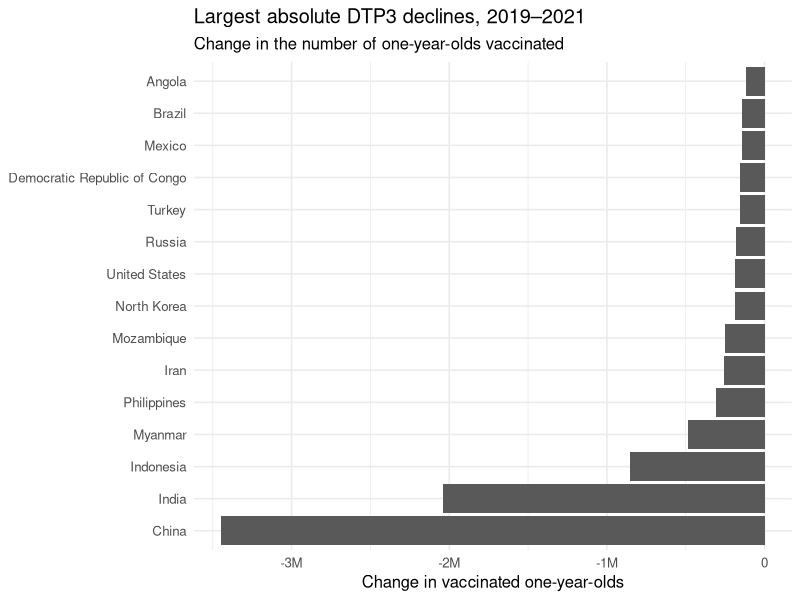
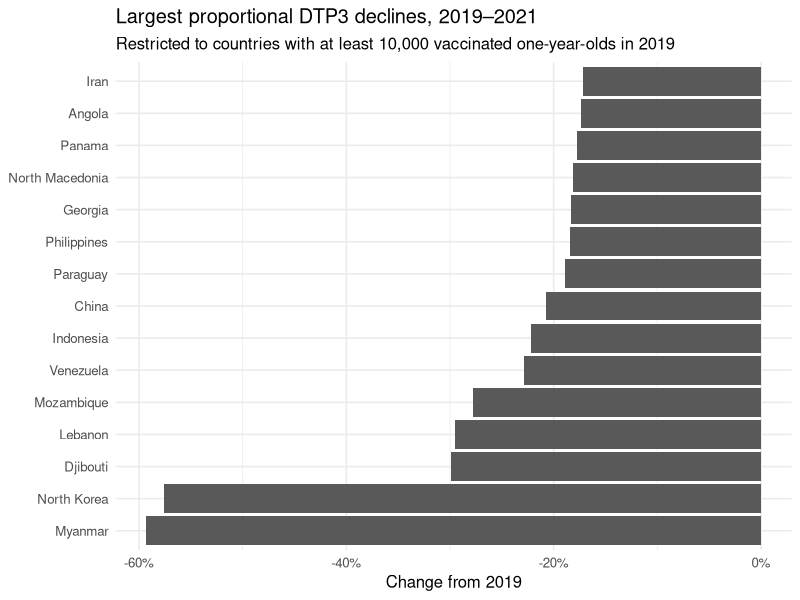
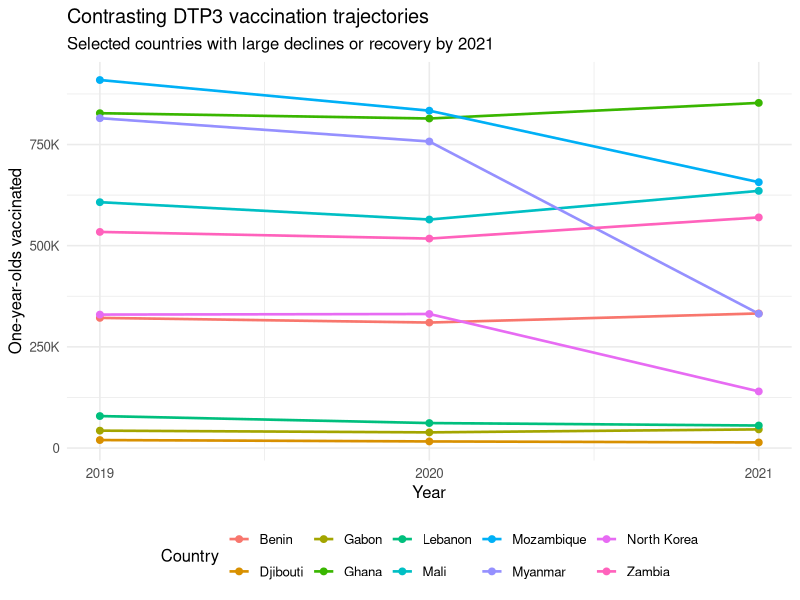
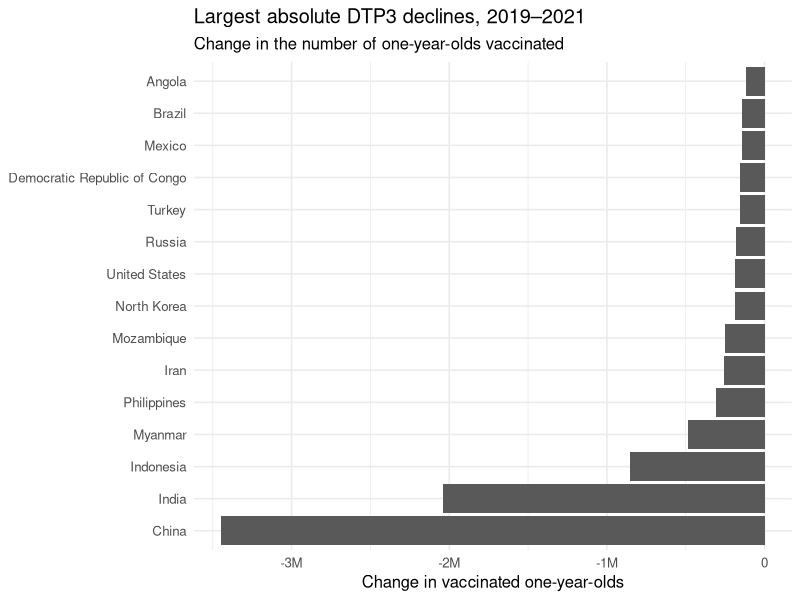
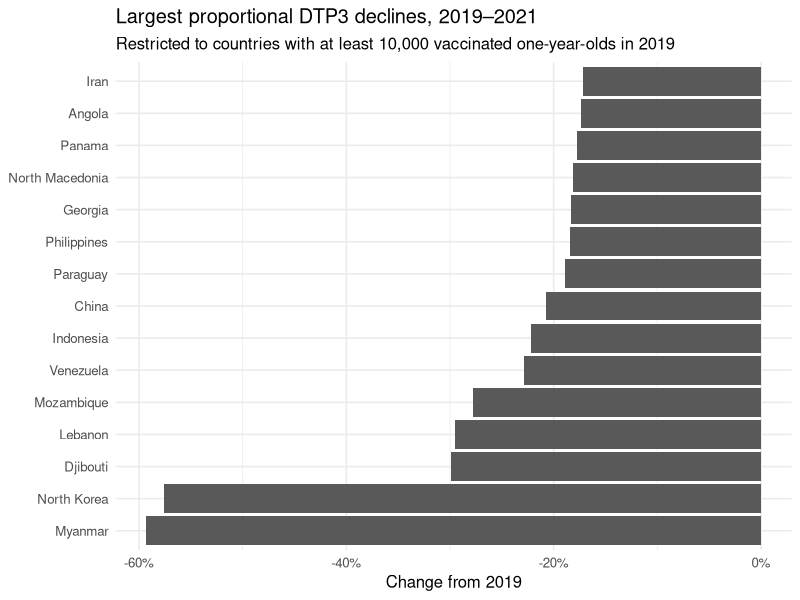
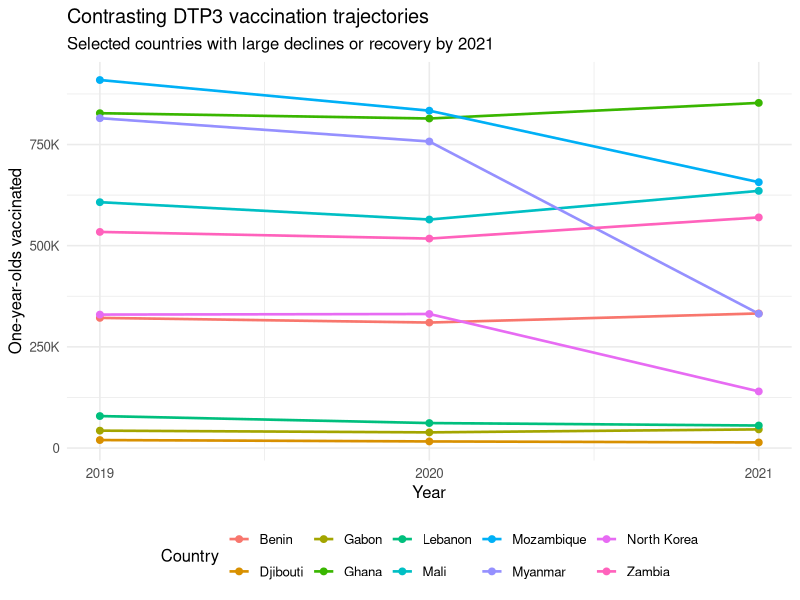

The R script that drew these images, in order:
# 06_country_patterns.R
#
# Project: Vaccine Disruption and Recovery



# 1. Load packages 

library(tidyverse)
library(here)
library(scales)


# 2. Import recovery dataset 

recovery_data <- read_csv(
  here(
    "tables",
    "country_recovery_data.csv"
  ),
  show_col_types = FALSE
)


# 3. Calculate overall 2019-2021 change 

country_patterns <- recovery_data |>
  mutate(
    
    absolute_change_2019_2021 =
      year_2021 - year_2019,
    
    percent_change_2019_2021 =
      if_else(
        year_2019 > 0,
        100 *
          (year_2021 - year_2019) /
          year_2019,
        NA_real_
      )
  )


# ANALYSIS 1: Largest absolute DTP3 declines



largest_absolute_declines <- country_patterns |>
  filter(
    vaccine == "DTP3"
  ) |>
  arrange(
    absolute_change_2019_2021
  ) |>
  slice_head(
    n = 15
  )


print(
  largest_absolute_declines,
  n = Inf
)


write_csv(
  largest_absolute_declines,
  here(
    "tables",
    "dtp3_largest_absolute_declines.csv"
  )
)


# 4. Plot largest absolute declines 

plot_absolute_declines <- largest_absolute_declines |>
  mutate(
    entity = fct_reorder(
      entity,
      absolute_change_2019_2021
    )
  ) |>
  ggplot(
    aes(
      x = entity,
      y = absolute_change_2019_2021
    )
  ) +
  geom_col() +
  coord_flip() +
  scale_y_continuous(
    labels = label_number(
      scale_cut = cut_short_scale()
    )
  ) +
  labs(
    title = "Largest absolute DTP3 declines, 2019–2021",
    subtitle = "Change in the number of one-year-olds vaccinated",
    x = NULL,
    y = "Change in vaccinated one-year-olds"
  ) +
  theme_minimal(
    base_size = 12
  )


plot_absolute_declines


ggsave(
  here(
    "plots",
    "09_dtp3_largest_absolute_declines.png"
  ),
  plot_absolute_declines,
  width = 9,
  height = 7,
  dpi = 300
)


# ANALYSIS 2: Largest proportional declines



largest_proportional_declines <- country_patterns |>
  filter(
    vaccine == "DTP3",
    year_2019 >= 10000,
    !is.na(percent_change_2019_2021)
  ) |>
  arrange(
    percent_change_2019_2021
  ) |>
  slice_head(
    n = 15
  )


print(
  largest_proportional_declines,
  n = Inf
)


write_csv(
  largest_proportional_declines,
  here(
    "tables",
    "dtp3_largest_proportional_declines.csv"
  )
)


# 5. Plot proportional declines 

plot_proportional_declines <- largest_proportional_declines |>
  mutate(
    entity = fct_reorder(
      entity,
      percent_change_2019_2021
    )
  ) |>
  ggplot(
    aes(
      x = entity,
      y = percent_change_2019_2021
    )
  ) +
  geom_col() +
  coord_flip() +
  scale_y_continuous(
    labels = label_percent(
      scale = 1
    )
  ) +
  labs(
    title = "Largest proportional DTP3 declines, 2019–2021",
    subtitle = "Restricted to countries with at least 10,000 vaccinated one-year-olds in 2019",
    x = NULL,
    y = "Change from 2019"
  ) +
  theme_minimal(
    base_size = 12
  )


plot_proportional_declines


ggsave(
  here(
    "plots",
    "10_dtp3_largest_proportional_declines.png"
  ),
  plot_proportional_declines,
  width = 9,
  height = 7,
  dpi = 300
)


# ANALYSIS 3: Strongest recoveries



strongest_recoveries <- country_patterns |>
  filter(
    disrupted_2020,
    recovery_status == "Recovered to 2019 level",
    vaccine == "DTP3"
  ) |>
  arrange(
    desc(
      percent_change_2019_2021
    )
  )


print(
  strongest_recoveries,
  n = Inf
)


write_csv(
  strongest_recoveries,
  here(
    "tables",
    "dtp3_recovered_countries.csv"
  )
)

# ANALYSIS 4: Example trajectories



trajectory_countries <- bind_rows(
  
  largest_proportional_declines |>
    slice_head(
      n = 5
    ),
  
  strongest_recoveries |>
    slice_head(
      n = 5
    )
  
) |>
  distinct(
    entity
  )


trajectory_data <- country_patterns |>
  filter(
    vaccine == "DTP3",
    entity %in% trajectory_countries$entity
  ) |>
  select(
    entity,
    year_2019,
    year_2020,
    year_2021
  ) |>
  pivot_longer(
    cols = starts_with("year_"),
    names_to = "year",
    values_to = "vaccinated"
  ) |>
  mutate(
    year = as.numeric(
      str_remove(
        year,
        "year_"
      )
    )
  )


plot_trajectories <- trajectory_data |>
  ggplot(
    aes(
      x = year,
      y = vaccinated,
      group = entity,
      colour = entity
    )
  ) +
  geom_line(
    linewidth = 0.9
  ) +
  geom_point(
    size = 2
  ) +
  scale_x_continuous(
    breaks = 2019:2021
  ) +
  scale_y_continuous(
    labels = label_number(
      scale_cut = cut_short_scale()
    )
  ) +
  labs(
    title = "Contrasting DTP3 vaccination trajectories",
    subtitle = "Selected countries with large declines or recovery by 2021",
    x = "Year",
    y = "One-year-olds vaccinated",
    colour = "Country"
  ) +
  theme_minimal(
    base_size = 12
  ) +
  theme(
    legend.position = "bottom"
  )


plot_trajectories


ggsave(
  here(
    "plots",
    "11_dtp3_country_trajectories.png"
  ),
  plot_trajectories,
  width = 10,
  height = 7,
  dpi = 300
)



message(
  "Country pattern analysis complete."
)
